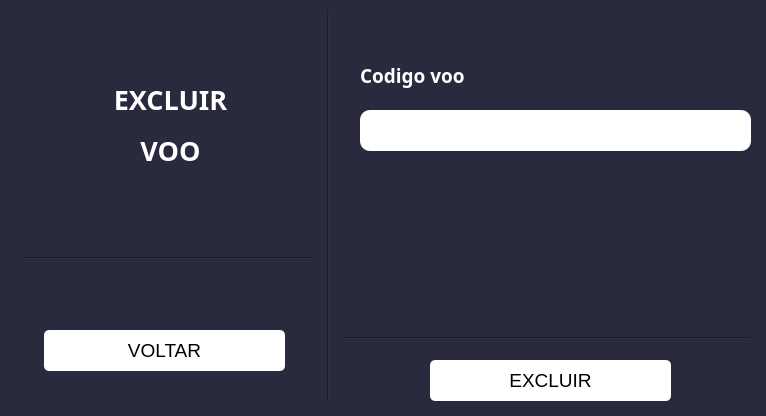
<?xml version="1.0" encoding="UTF-8"?>
<ui version="4.0">
 <class>Form</class>
 <widget class="QWidget" name="Form">
  <property name="geometry">
   <rect>
    <x>0</x>
    <y>0</y>
    <width>766</width>
    <height>416</height>
   </rect>
  </property>
  <property name="windowTitle">
   <string>Form</string>
  </property>
  <property name="styleSheet">
   <string notr="true">background-color: rgb(42, 42, 63);</string>
  </property>
  <widget class="Line" name="line">
   <property name="geometry">
    <rect>
     <x>24</x>
     <y>250</y>
     <width>291</width>
     <height>16</height>
    </rect>
   </property>
   <property name="styleSheet">
    <string notr="true">border-color: rgb(255, 255, 255);</string>
   </property>
   <property name="orientation">
    <enum>Qt::Horizontal</enum>
   </property>
  </widget>
  <widget class="QLabel" name="label">
   <property name="geometry">
    <rect>
     <x>40</x>
     <y>79</y>
     <width>261</width>
     <height>41</height>
    </rect>
   </property>
   <property name="font">
    <font>
     <family>Arial Black</family>
     <pointsize>20</pointsize>
     <weight>75</weight>
     <bold>true</bold>
    </font>
   </property>
   <property name="layoutDirection">
    <enum>Qt::LeftToRight</enum>
   </property>
   <property name="styleSheet">
    <string notr="true">color: rgb(255, 255, 255);</string>
   </property>
   <property name="text">
    <string>EXCLUIR</string>
   </property>
   <property name="alignment">
    <set>Qt::AlignCenter</set>
   </property>
  </widget>
  <widget class="QPushButton" name="pushButton">
   <property name="geometry">
    <rect>
     <x>44</x>
     <y>330</y>
     <width>241</width>
     <height>41</height>
    </rect>
   </property>
   <property name="font">
    <font>
     <family>MS Shell Dlg 2</family>
     <pointsize>14</pointsize>
    </font>
   </property>
   <property name="styleSheet">
    <string notr="true">background-color: rgb(255, 255, 255);
color: rgb(0, 0, 0);
border-radius: 5px</string>
   </property>
   <property name="text">
    <string>VOLTAR</string>
   </property>
  </widget>
  <widget class="QLabel" name="label_2">
   <property name="geometry">
    <rect>
     <x>40</x>
     <y>130</y>
     <width>261</width>
     <height>41</height>
    </rect>
   </property>
   <property name="font">
    <font>
     <family>Arial Black</family>
     <pointsize>20</pointsize>
     <weight>75</weight>
     <bold>true</bold>
    </font>
   </property>
   <property name="styleSheet">
    <string notr="true">color: rgb(255, 255, 255);</string>
   </property>
   <property name="text">
    <string>VOO</string>
   </property>
   <property name="alignment">
    <set>Qt::AlignCenter</set>
   </property>
  </widget>
  <widget class="Line" name="line_2">
   <property name="geometry">
    <rect>
     <x>320</x>
     <y>10</y>
     <width>16</width>
     <height>391</height>
    </rect>
   </property>
   <property name="orientation">
    <enum>Qt::Vertical</enum>
   </property>
  </widget>
  <widget class="QPushButton" name="pushButton_2">
   <property name="geometry">
    <rect>
     <x>430</x>
     <y>360</y>
     <width>241</width>
     <height>41</height>
    </rect>
   </property>
   <property name="font">
    <font>
     <family>MS Shell Dlg 2</family>
     <pointsize>14</pointsize>
    </font>
   </property>
   <property name="styleSheet">
    <string notr="true">background-color: rgb(255, 255, 255);
color: rgb(0, 0, 0);
border-radius: 5px</string>
   </property>
   <property name="text">
    <string>EXCLUIR</string>
   </property>
  </widget>
  <widget class="QLabel" name="label_3">
   <property name="geometry">
    <rect>
     <x>360</x>
     <y>60</y>
     <width>251</width>
     <height>31</height>
    </rect>
   </property>
   <property name="font">
    <font>
     <family>Arial Black</family>
     <pointsize>14</pointsize>
     <weight>75</weight>
     <bold>true</bold>
    </font>
   </property>
   <property name="styleSheet">
    <string notr="true">color: rgb(255, 255, 255);</string>
   </property>
   <property name="text">
    <string>Codigo voo</string>
   </property>
  </widget>
  <widget class="QLineEdit" name="lineEdit">
   <property name="geometry">
    <rect>
     <x>360</x>
     <y>110</y>
     <width>391</width>
     <height>41</height>
    </rect>
   </property>
   <property name="styleSheet">
    <string notr="true">background-color: rgb(255, 255, 255);
color: rgb(136, 136, 136);
border-radius: 10px
</string>
   </property>
  </widget>
  <widget class="Line" name="line_3">
   <property name="geometry">
    <rect>
     <x>340</x>
     <y>330</y>
     <width>411</width>
     <height>16</height>
    </rect>
   </property>
   <property name="styleSheet">
    <string notr="true">border-color: rgb(255, 255, 255);</string>
   </property>
   <property name="orientation">
    <enum>Qt::Horizontal</enum>
   </property>
  </widget>
 </widget>
 <resources/>
 <connections/>
</ui>
